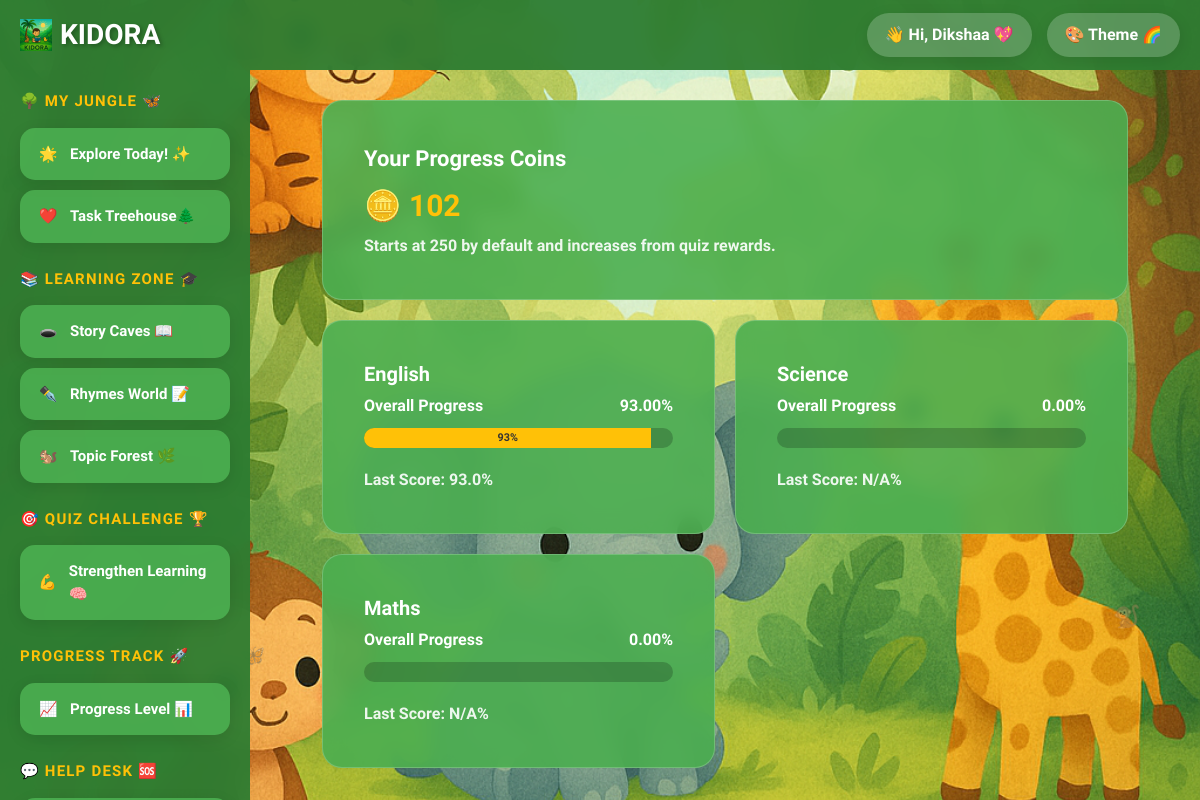
The app's page /dashboard/progress-level/ (signed in) with its own data.
### dashboard/models.py (models this page shows, shortened)
class Subject(models.Model):
    name = models.CharField(max_length=100)

class Progress(models.Model):
    user = models.ForeignKey(User, on_delete=models.CASCADE)
    subject = models.ForeignKey(Subject, on_delete=models.CASCADE)
    average_percentage = models.FloatField(default=0.0)
    last_score = models.FloatField(default=0.0)
    suggestion = models.TextField(blank=True, null=True)
    completed_at = models.DateTimeField(auto_now=True)

### dashboard/views.py (the view)
# urls.py: path('progress-level/', views.progress_level, name='progress_level'),
@login_required
def progress_level(request):
    user = request.user
    all_subjects = Subject.objects.all()
    subjects_with_progress_ids = Progress.objects.filter(user=user).values_list('subject_id', flat=True)
    subjects_to_create_progress_for = all_subjects.exclude(id__in=subjects_with_progress_ids)
    if subjects_to_create_progress_for:
        Progress.objects.bulk_create([
            Progress(user=user, subject=subject) for subject in subjects_to_create_progress_for
        ])
    subjects = all_subjects.prefetch_related(
        Prefetch('progress_set', queryset=Progress.objects.filter(user=user), to_attr='user_progress'),
        Prefetch('quiz_set', queryset=Quiz.objects.filter(user=user).select_related('topic'))
    )
    for subject in subjects:
        subject.progress = subject.user_progress[0]
    return render(request, 'dashboard/progress_level.html', {'subjects': subjects, 'first_name': user.first_name})

### accounts/context_processors.py (called while the page is built)
def coins_context(request):
    coins = 0
    if request.user.is_authenticated:
        profile, created = UserProfile.objects.get_or_create(user=request.user, defaults={'coins': 250})
        if not created and profile.coins == 0:
            profile.coins = 250
            profile.save(update_fields=['coins'])
        coins = profile.coins
    return {'coins': coins}

### templates/dashboard/progress_level.html (shortened to what this page needs)
{% load static %}
<!DOCTYPE html>
<html lang="en">
<head>
    <link href="https://cdn.jsdelivr.net/npm/bootstrap@5.0.2/dist/css/bootstrap.min.css" rel="stylesheet">
</head>
<body class="theme-jungle">
    <div class="header">
        <div class="logo">
            <img src="{% static 'images/main_logo.jpeg' %}" alt="Kidora Logo" style="height: 32px; width: 32px; vertical-align: middle; margin-right: 8px;">
            <span style="font-weight: bold;"><span class="logo-text"><a href="{% url 'dashboard' %}"> KIDORA</a></span></span>
        </div>
        <div class="header-right">
            <div class="user-info" onclick="toggleUserDropdown()">
                👋 Hi, {{first_name}} 💖
            </div>
            <div class="theme-selector" onclick="toggleThemeDropdown()">
                🎨 Theme 🌈
            </div>
        </div>
    </div>
    <div class="container">
        <div class="jungle-animals">
            <div class="butterfly">🦋</div>
            <div class="butterfly">🦋</div>
            <div class="butterfly">🦋</div>
            <div class="butterfly">🦋</div>
            <div class="monkey">🐒</div>
            <div class="monkey">🐒</div>
            <div class="monkey">🐒</div>
        </div>
        <div class="sidebar">
            <div class="nav-section">
                <div class="nav-title">🌳 My Jungle 🦋</div>
                <div class="nav-item">
                    <div class="nav-icon">🌟</div>
                    <a href="{% url 'dashboard' %}"> Explore Today! ✨ </a>
                </div>
                <div class="nav-item">
                    <div class="nav-icon">❤️</div>
                    <a href="{% url 'homework_list' %}"> Task Treehouse🌲</a>
                </div>
            </div>
            <div class="nav-section">
                <div class="nav-title">📚 Learning Zone 🎓</div>
                <div class="nav-item">
                    <div class="nav-icon">🕳️</div>
                    <a href="{% url 'story_generate' %}">Story Caves 📖</a>
                </div>
                <div class="nav-item">
                    <div class="nav-icon">✒️</div>
                    <a href="{% url 'rhyme_generator' %}">Rhymes World 📝</a>
                </div>
                <div class="nav-item">
                    <div class="nav-icon">🐿️</div>
                    <a href="{% url 'forest' %}"> Topic Forest 🌿</a>
                </div>
            </div>
            <div class="nav-section">
                <div class="nav-title">🎯 Quiz Challenge 🏆</div>
                <div class="nav-item">
                    <div class="nav-icon">💪</div>
                    <a href="{% url 'quiz' %}">Strengthen Learning 🧠</a>
                </div>
            </div>
            <div class="nav-section">
                <div class="nav-title"> Progress Track 🚀</div>
                <div class="nav-item">
                    <div class="nav-icon">📈</div>
                    <a href="{% url 'progress_level' %}">Progress Level 📊</a>
                </div>
            </div>
            <div class="nav-section">
                <div class="nav-title">💬 Help Desk 🆘</div>
            </div>
        </div>
        <div class="main-content">
            <div class="card coins-summary-card">
                <div class="card-body">
                    <div class="coins-summary-title">Your Progress Coins</div>
                    <div class="coins-summary-value">🪙 {{ coins }}</div>
                    <div class="coins-summary-note">Starts at 250 by default and increases from quiz rewards.</div>
                </div>
            </div>
            {% for subject in subjects %}
            <div class="card" data-bs-toggle="modal" data-bs-target="#subjectModal-{{ subject.id }}">
                <div class="card-body">
                    <h5 class="card-title">{{ subject.name }}</h5>
                    <div class="progress-container">
                        <div class="progress-label">
                            <span>Overall Progress</span>
                            <span>{{ subject.progress.average_percentage|floatformat:2 }}%</span>
                        </div>
                       <div class="progress">
                            <div class="progress-bar"
                                role="progressbar"
                                style="width: {{ subject.progress.average_percentage }}%;"
                                aria-valuenow="{{ subject.progress.average_percentage }}"
                                aria-valuemin="0"
                                aria-valuemax="100">
                                <span>{{ subject.progress.average_percentage|floatformat:0 }}%</span>
                            </div>
                        </div>
                    </div>
                    <div class="last-score">
                        Last Score: {{ subject.progress.last_score|default:"N/A" }}%
                    </div>
                </div>
            </div>
            {% endfor %}
        </div>
    </div>
</body>
</html>

### records on screen
Subject: name "English", progress.average_percentage "93.00", progress.average_percentage "93", progress.last_score "93.0"
Subject: name "Science", progress.average_percentage "0.00", progress.last_score "N/A"
Subject: name "Maths", progress.average_percentage "0.00", progress.last_score "N/A"

### other values on screen
{{ first_name }} "Dikshaa"
{{ coins }} "102"
